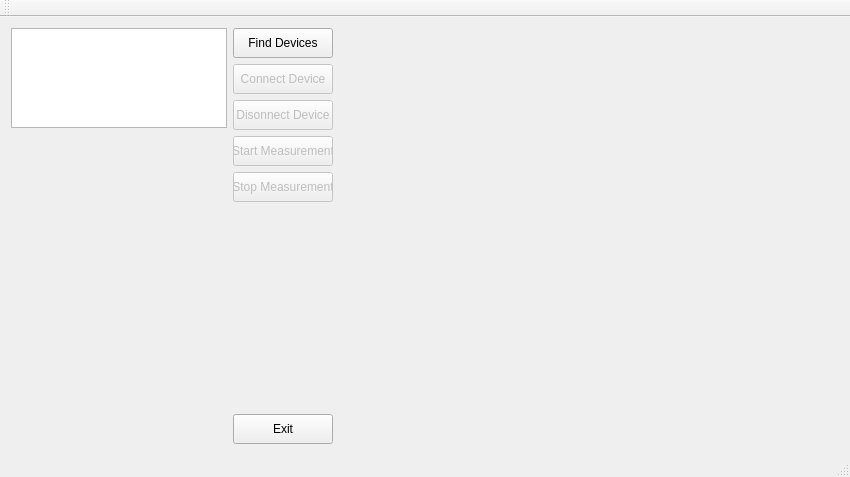
<?xml version="1.0" encoding="UTF-8"?>
<ui version="4.0">
 <class>MainWindow</class>
 <widget class="QMainWindow" name="MainWindow">
  <property name="geometry">
   <rect>
    <x>0</x>
    <y>0</y>
    <width>850</width>
    <height>477</height>
   </rect>
  </property>
  <property name="sizePolicy">
   <sizepolicy hsizetype="Maximum" vsizetype="Preferred">
    <horstretch>0</horstretch>
    <verstretch>0</verstretch>
   </sizepolicy>
  </property>
  <property name="windowTitle">
   <string>MainWindow</string>
  </property>
  <widget class="QWidget" name="centralWidget">
   <layout class="QHBoxLayout" name="horizontalLayout_3">
    <item>
     <layout class="QVBoxLayout" name="verticalLayout_3">
      <item>
       <widget class="QListWidget" name="devicesListWidget">
        <property name="maximumSize">
         <size>
          <width>240</width>
          <height>100</height>
         </size>
        </property>
       </widget>
      </item>
      <item>
       <spacer name="verticalSpacer_2">
        <property name="orientation">
         <enum>Qt::Vertical</enum>
        </property>
        <property name="sizeHint" stdset="0">
         <size>
          <width>20</width>
          <height>80</height>
         </size>
        </property>
       </spacer>
      </item>
     </layout>
    </item>
    <item>
     <layout class="QVBoxLayout" name="verticalLayout">
      <item>
       <widget class="QPushButton" name="findDevicesButton">
        <property name="enabled">
         <bool>true</bool>
        </property>
        <property name="sizePolicy">
         <sizepolicy hsizetype="Fixed" vsizetype="Fixed">
          <horstretch>0</horstretch>
          <verstretch>0</verstretch>
         </sizepolicy>
        </property>
        <property name="minimumSize">
         <size>
          <width>100</width>
          <height>30</height>
         </size>
        </property>
        <property name="maximumSize">
         <size>
          <width>100</width>
          <height>30</height>
         </size>
        </property>
        <property name="text">
         <string>Find Devices</string>
        </property>
       </widget>
      </item>
      <item>
       <widget class="QPushButton" name="connectDeviceButton">
        <property name="enabled">
         <bool>false</bool>
        </property>
        <property name="sizePolicy">
         <sizepolicy hsizetype="Fixed" vsizetype="Fixed">
          <horstretch>0</horstretch>
          <verstretch>0</verstretch>
         </sizepolicy>
        </property>
        <property name="minimumSize">
         <size>
          <width>100</width>
          <height>30</height>
         </size>
        </property>
        <property name="text">
         <string>Connect Device</string>
        </property>
       </widget>
      </item>
      <item>
       <widget class="QPushButton" name="disconnectDeviceButton">
        <property name="enabled">
         <bool>false</bool>
        </property>
        <property name="sizePolicy">
         <sizepolicy hsizetype="Fixed" vsizetype="Fixed">
          <horstretch>0</horstretch>
          <verstretch>0</verstretch>
         </sizepolicy>
        </property>
        <property name="minimumSize">
         <size>
          <width>100</width>
          <height>30</height>
         </size>
        </property>
        <property name="text">
         <string>Disonnect Device</string>
        </property>
       </widget>
      </item>
      <item>
       <widget class="QPushButton" name="startMeasurementButton">
        <property name="enabled">
         <bool>false</bool>
        </property>
        <property name="sizePolicy">
         <sizepolicy hsizetype="Fixed" vsizetype="Fixed">
          <horstretch>0</horstretch>
          <verstretch>0</verstretch>
         </sizepolicy>
        </property>
        <property name="minimumSize">
         <size>
          <width>100</width>
          <height>30</height>
         </size>
        </property>
        <property name="text">
         <string>Start Measurement</string>
        </property>
       </widget>
      </item>
      <item>
       <widget class="QPushButton" name="stopMeasurementButton">
        <property name="enabled">
         <bool>false</bool>
        </property>
        <property name="sizePolicy">
         <sizepolicy hsizetype="Fixed" vsizetype="Fixed">
          <horstretch>0</horstretch>
          <verstretch>0</verstretch>
         </sizepolicy>
        </property>
        <property name="minimumSize">
         <size>
          <width>100</width>
          <height>30</height>
         </size>
        </property>
        <property name="text">
         <string>Stop Measurement</string>
        </property>
       </widget>
      </item>
      <item>
       <spacer name="verticalSpacer">
        <property name="orientation">
         <enum>Qt::Vertical</enum>
        </property>
        <property name="sizeHint" stdset="0">
         <size>
          <width>20</width>
          <height>40</height>
         </size>
        </property>
       </spacer>
      </item>
      <item>
       <widget class="QPushButton" name="exitButton">
        <property name="enabled">
         <bool>true</bool>
        </property>
        <property name="sizePolicy">
         <sizepolicy hsizetype="Fixed" vsizetype="Fixed">
          <horstretch>0</horstretch>
          <verstretch>0</verstretch>
         </sizepolicy>
        </property>
        <property name="minimumSize">
         <size>
          <width>100</width>
          <height>30</height>
         </size>
        </property>
        <property name="text">
         <string>Exit</string>
        </property>
       </widget>
      </item>
     </layout>
    </item>
    <item alignment="Qt::AlignTop">
     <widget class="QCustomPlot" name="customPlot" native="true">
      <property name="minimumSize">
       <size>
        <width>500</width>
        <height>400</height>
       </size>
      </property>
      <property name="maximumSize">
       <size>
        <width>400</width>
        <height>287</height>
       </size>
      </property>
     </widget>
    </item>
   </layout>
  </widget>
  <widget class="QMenuBar" name="menuBar">
   <property name="geometry">
    <rect>
     <x>0</x>
     <y>0</y>
     <width>850</width>
     <height>20</height>
    </rect>
   </property>
  </widget>
  <widget class="QToolBar" name="mainToolBar">
   <attribute name="toolBarArea">
    <enum>TopToolBarArea</enum>
   </attribute>
   <attribute name="toolBarBreak">
    <bool>false</bool>
   </attribute>
  </widget>
  <widget class="QStatusBar" name="statusBar">
   <property name="sizeGripEnabled">
    <bool>true</bool>
   </property>
  </widget>
 </widget>
 <layoutdefault spacing="6" margin="11"/>
 <customwidgets>
  <customwidget>
   <class>QCustomPlot</class>
   <extends>QWidget</extends>
   <header>qcustomplot.h</header>
   <container>1</container>
  </customwidget>
 </customwidgets>
 <resources/>
 <connections/>
</ui>
